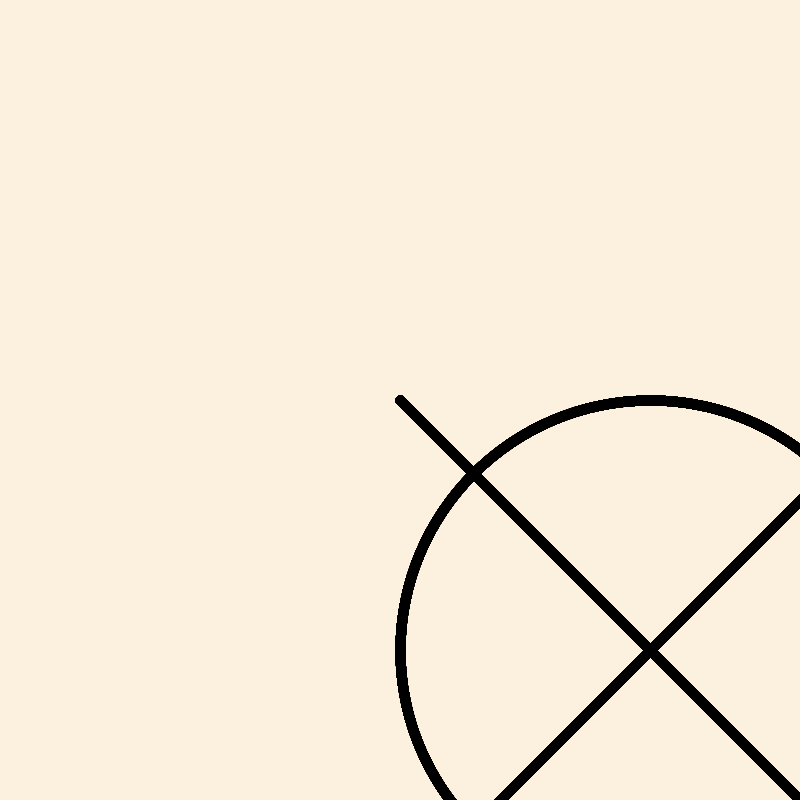
Frame 1 (no input)
Frame 60 (the mouse pressed at the canvas centre just before this capture): identical to frame 1, image omitted
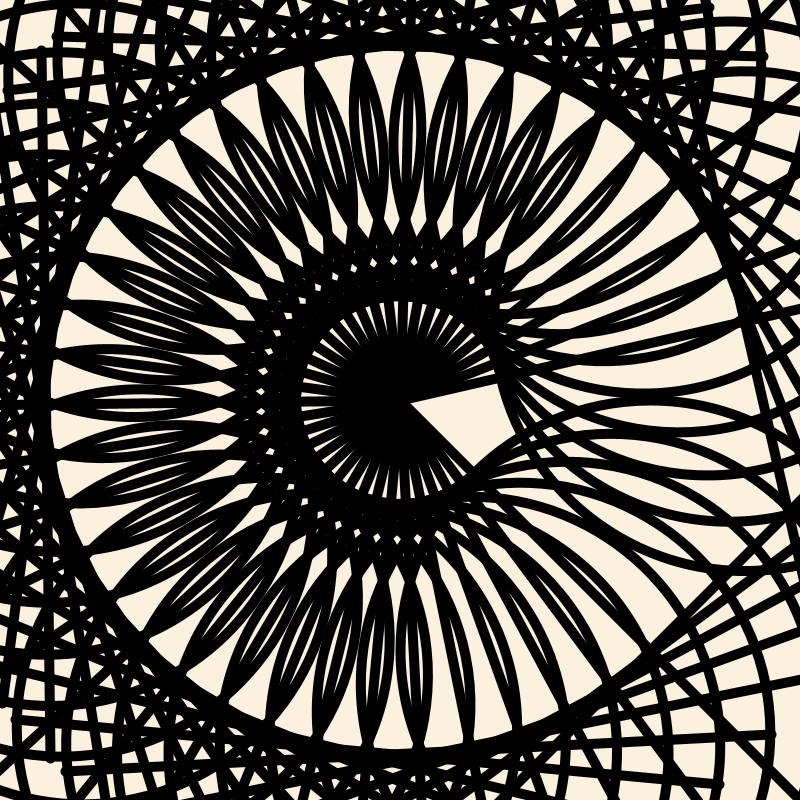
Frame 120 (the mouse held since frame 60 and released just before this capture)

The Processing sketch that drew these frames (run headless with seeded random() and noise(); from frame 60 on, the mouse is pressed at the canvas centre):

// Processing sketch: processing_43457
// ── processing_43457.pde

float m;
float easedR=0;
float easing = 0.03;

void setup()
{
  size(800, 800);
  smooth();
  noFill();
  rectMode(CENTER);
}

void draw()
{
  background(252, 240, 222);
  noFill();
  target(mouseX);
}


void target(float mx)
{

  m = map(mx, 0, width/2, 0, 50);
  easedR += (m - easedR) * easing;

  translate(width/2, height/2);
  for (int i=0; i<=360; i+=10)
  {
    pushMatrix();
    float x = easedR * cos(radians(i));
    float y = easedR * sin(radians(i));

    rotate( radians(easedR*i/50.0));
    scale (10);
    ellipse (25, 25, 50, 50);
    line ( 0, 0, 50, 50);
    line ( 50, 0, 0, 50);
    popMatrix();
  }
}
